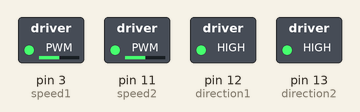
Simulated run of this sketch. Board: Arduino Uno, built with avr-gcc and run on an emulated ATmega328P. Shown: switched loads named in the sketch (green lamp = pin HIGH).

Above: at 0.05 s.
At 2.5 s:
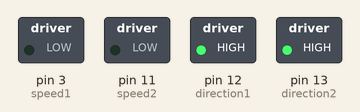
At 3.7 s:
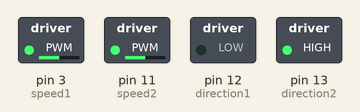
At 4.95 s:
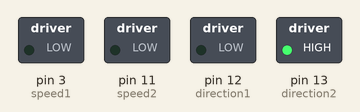
At 8.05 s:
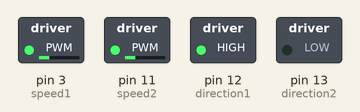
At 10.95 s:
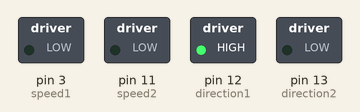
Timing chart, 0 to 14.3 s (numbered marks = the images above):
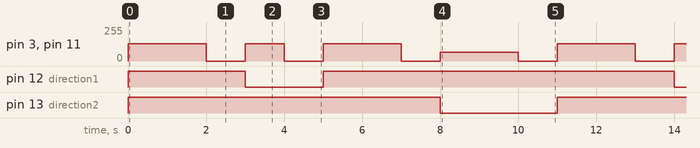

Measured:
- by itself, pin 12 (direction1): repeats every 11.0 s: LOW 2.0 s, HIGH 9.0 s
- by itself, pin 13 (direction2): alternates HIGH for 8.0 s and LOW for 3.0 s
- by itself, pin 3 (speed1), pin 11 (speed2): repeats every 11.0 s: 0/255 1.0 s, 128/255 1.0 s, 0/255 1.0 s, 128/255 2.0 s, 0/255 1.0 s, 64/255 2.0 s, 0/255 1.0 s, 128/255 2.0 s

The sketch:

Project29.pde
```cpp
// Project 29 - Using a motor shield

// Set the pins for speed and direction of each motor
int speed1 = 3;
int speed2 = 11;
int direction1 = 12;
int direction2 = 13;

void stopMotor() {
  // turn both motors off
  analogWrite(speed1, 0);
  analogWrite(speed2, 0);
}

void setup()
{
  // set all the pins to outputs
  pinMode(speed1, OUTPUT);
  pinMode(speed2, OUTPUT);
  pinMode(direction1, OUTPUT);
  pinMode(direction2, OUTPUT);
}

void loop()
{
  // Both motors forwaard at 50% speed for 2 seconds
  digitalWrite(direction1, HIGH);
  digitalWrite(direction2, HIGH);
  analogWrite(speed1,128);
  analogWrite(speed2,128);
  delay(2000);

  stopMotor(); delay(1000); // stop

  // Left turn for 1 second
  digitalWrite(direction1, LOW);
  digitalWrite(direction2, HIGH);
  analogWrite(speed1, 128);
  analogWrite(speed2, 128);
  delay(1000);

  stopMotor(); delay(1000); // stop

  // Both motors forward at 50% speed for 2 seconds
  digitalWrite(direction1, HIGH);
  digitalWrite(direction2, HIGH);
  analogWrite(speed1,128);
  analogWrite(speed2,128);
  delay(2000);

  stopMotor(); delay(1000); // stop

  // rotate right at 25% speed
  digitalWrite(direction1, HIGH);
  digitalWrite(direction2, LOW);
  analogWrite(speed1, 64);
  analogWrite(speed2, 64);
  delay(2000);

  stopMotor(); delay(1000); // stop

}
```
